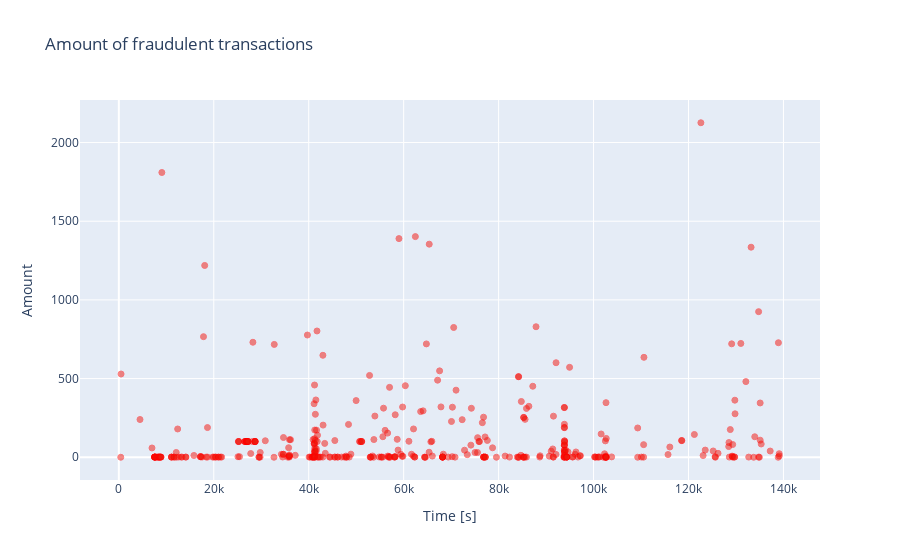

The code cell stored with this chart in its notebook:
### Markdown cell above
The real transaction have a larger mean value, larger Q1, smaller Q3 and Q4 and larger outliers; fraudulent transactions have a smaller Q1 and mean, larger Q4 and smaller outliers.

Let's plot the fraudulent transactions (amount) against time. The time is shown is seconds from the start of the time period (totaly 48h, over 2 days).

### Code cell
fraud = data_df.loc[data_df['Class'] == 1]

trace = go.Scatter(
    x = fraud['Time'],y = fraud['Amount'],
    name="Amount",
     marker=dict(
                color='rgb(238,23,11)',
                line=dict(
                    color='red',
                    width=1),
                opacity=0.5,
            ),
    text= fraud['Amount'],
    mode = "markers"
)
data = [trace]
layout = dict(title = 'Amount of fraudulent transactions',
          xaxis = dict(title = 'Time [s]', showticklabels=True), 
          yaxis = dict(title = 'Amount'),
          hovermode='closest'
         )
fig = dict(data=data, layout=layout)
iplot(fig, filename='fraud-amount')

### Figure 1 — Plotly figure (JSON) as saved in the notebook; plotly's stock layout.template omitted (floating-point values rounded to 4 significant figures; data arrays with more than 128 entries replaced by an {"elided": "..."} marker saying what was removed)
{"data": [{"marker": {"color": "rgb(238,23,11)", "line": {"color": "red", "width": 1}, "opacity": 0.5}, "mode": "markers", "name": "Amount", "text": {"elided": "398 float values"}, "type": "scatter", "x": {"elided": "398 int values"}, "y": {"elided": "398 float values"}}], "layout": {"autosize": true, "hovermode": "closest", "title": {"text": "Amount of fraudulent transactions"}, "xaxis": {"autorange": true, "range": [-7861.0, 147400.0], "showticklabels": true, "title": {"text": "Time [s]"}, "type": "linear"}, "yaxis": {"autorange": true, "range": [-175.4, 2301.0], "title": {"text": "Amount"}, "type": "linear"}}}
